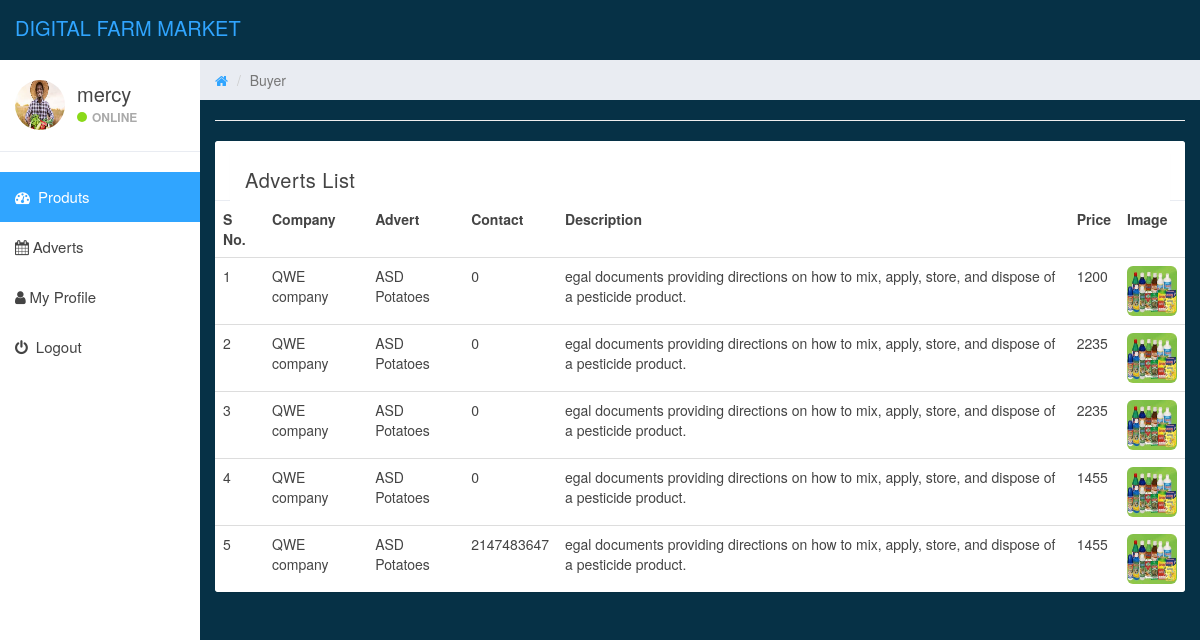
Page /buyer/adverts.php (signed in) on the committed database.
### tables this page shows
CREATE TABLE `buyer` (
  `id` int(33) NOT NULL,
  `buyerid` int(11) NOT NULL,
  `user_name` text NOT NULL,
  `password` varchar(12) NOT NULL,
  `Phone_no` int(12) NOT NULL,
  `Gender` text NOT NULL,
  `location` text NOT NULL
);

CREATE TABLE `adverts` (
  `id` int(33) NOT NULL,
  `company` text NOT NULL,
  `advertImage` varchar(33) NOT NULL,
  `advert` text NOT NULL,
  `contact` int(12) NOT NULL,
  `Description` varchar(233) NOT NULL,
  `Price` int(33) NOT NULL
);

### buyer/adverts.php (the view, shortened to what this page needs)
<?php
include('../includes/dbconnect.php');
  ?>
<!DOCTYPE html>
<html>
<head>
	<link href="../css/bootstrap.min.css" rel="stylesheet">
	<link href="../css/font-awesome.min.css" rel="stylesheet">
	<link href="../css/datepicker3.css" rel="stylesheet">
	<link href="../css/styles.css" rel="stylesheet">
</head>
<body>
	<?php include_once('../includes/header.php');?>
	<?php include_once('../includes/sidebarBUYER.php');?>
	<div class="col-sm-9 col-sm-offset-3 col-lg-10 col-lg-offset-2 main">
		<div class="row">
			<ol class="breadcrumb">
				<li><a href="#">
					<em class="fa fa-home"></em>
				</a></li>
				<li class="active">Buyer</li>
			</ol>
		</div>
	<div class="row ">
			<div class="col-lg-12 ">
		<hr/>
    <div class="panel panel-default">
        <div class="panel-heading">
            <h4 class="modal-title" id="myModalLabel">
			<div class="panel panel-primary">
			<div class="panel-heading">
			Adverts List
			</div>
			</div>
			</h4>
     </div>
         <table class="table table-dark table-hover">
                <tr><th>S No.</th>
            <th>Company</th>
            <th>Advert</th>
            <th>Contact</th>
            <th>Description</th>
            <th>Price</th>
            <th>Image</th>
                </tr>
<?php
$ret=mysqli_query($con,"select * from adverts ");
$cnt=1;
while ($row=mysqli_fetch_array($ret)) {
?>
        <tr><td><?php echo $cnt;?></td>
       	<td><?php echo $row ['company'];?></td>
        <td><?php echo $row ['advert'];?></td>
        <td><?php echo $row ['contact'];?></td>
        <td><?php echo $row ['Description'];?></td>
        <td><?php echo $row ['Price'];?></td>
        <td width="50"><img src="<?php echo $row['advertImage']; ?>" width="50" height="50" class="img-rounded"></td>
                </tr>
<?php
$cnt=$cnt+1;
}?>
                 </table>
                        </div>
                    </div>
            </div>
        </div>
						<div class="col-md-12">
						</div>
</body>
</html>

### includes/sidebarBUYER.php (shortened to what this page needs)
<div id="sidebar-collapse" class="col-sm-3 col-lg-2 sidebar">
        <div class="profile-sidebar">
            <div class="profile-userpic">
                <img src="../farmer.jpg" class="img-responsive" alt="">
            </div>
            <div class="profile-usertitle">
    <?php
$uid=$_SESSION['buyerid'];
$ret=mysqli_query($con,"select user_name from buyer where id='$uid'");
$row=mysqli_fetch_array($ret);
$name=$row['user_name'];
?>
                <div class="profile-usertitle-name"><?php echo $name; ?></div>
                <div class="profile-usertitle-status"><span class="indicator label-success"></span>Online</div>
            </div>
        </div>
        <ul class="nav menu">
            <li class="active"><a href="products.php"><em class="fa fa-dashboard">&nbsp;</em> Produts</a></li>
           <li class=""><a href="adverts.php"><em class="fa fa-calendar">&nbsp;</em>Adverts</a></li>
            <li><a href="user-profile.php"><em class="fa fa-user">&nbsp;</em>My Profile</a></li>
            <li><a href="../logout.php"><em class="fa fa-power-off">&nbsp;</em> Logout</a></li>
        </ul>
    </div>

### css/styles.css (style rules this page uses)
body { background: #063146; padding-top: 60px; font-size: 14px; color: #444444; font-family: "Montserrat", "Helvetica Neue", Helvetica, Arial, sans-serif; }
a, a:hover, a:focus { color: #30a5ff; }
h1, h2, h3, h4, h5, h6 { color: #444444; }
h3, h4 { font-weight: 300; }
.label-success { background-color: #8ad919; }
.panel { border: 0; }
.panel-primary > .panel-heading { background-color: #30a5ff; color: #fff; border: none; }
.panel-heading { font-size: 20px; font-weight: 300; letter-spacing: 0.025em; height: 60px; line-height: 38px; }
.panel-default .panel-heading { background: #fff; border-bottom: 1px solid #e9ecf2; color: #444444; }
.sidebar { display: block; padding: 0; display: none; box-shadow: none; background: #fff; }
.sidebar ul { margin: 20px 0px; }
@media (min-width: 768px) { .sidebar { display: block; position: fixed; top: 60px; bottom: 0; left: 0; z-index: 1000; display: block; margin: 0; padding: 0; overflow-x: hidden; overflow-y: auto; } }
.sidebar ul.nav .active a, .sidebar ul.nav li.parent a.active, .sidebar ul.nav .active > a:hover, .sidebar ul.nav li.parent a.active:hover, .sidebar ul.nav .active > a:focus, .sidebar ul.nav li.parent a.active:focus { color: #fff; background-color: #30a5ff; }
.sidebar ul.nav li a { height: 50px; font-size: 15px; line-height: 2em; color: #444444; }
.profile-sidebar { padding: 10px 0; border-bottom: 1px solid #e9ecf2; }
.indicator { width: 10px; height: 10px; display: inline-block; border-radius: 9999px; margin-right: 5px; }
.profile-userpic img { float: left; margin: 10px 0px 0px 15px; width: 50px; height: 50px; border-radius: 9999px !important; }
.profile-usertitle { float: left; text-align: left; margin: 10px 0 0 12px; }
.profile-usertitle-name { font-size: 20px; margin-bottom: 0px; }
.profile-usertitle-status { text-transform: uppercase; color: #AAA; font-size: 12px; font-weight: 600; margin-bottom: 15px; }
.breadcrumb { border-radius: 0; padding: 10px 15px 10px 15px; background: #e9ecf2; margin: 0; }
.table { background: #fff; }

### rows in the picture
buyer: user_name "mercy"
adverts: company "QWE company", advert "ASD Potatoes", contact "0", Description "egal documents providing directions on how to mix, apply, store, and dispose of a pesticide product.", Price "1200", advertImage (picture)
adverts: company "QWE company", advert "ASD Potatoes", contact "0", Description "egal documents providing directions on how to mix, apply, store, and dispose of a pesticide product.", Price "2235", advertImage (picture)
adverts: company "QWE company", advert "ASD Potatoes", contact "0", Description "egal documents providing directions on how to mix, apply, store, and dispose of a pesticide product.", Price "2235", advertImage (picture)
adverts: company "QWE company", advert "ASD Potatoes", contact "0", Description "egal documents providing directions on how to mix, apply, store, and dispose of a pesticide product.", Price "1455", advertImage (picture)
adverts: company "QWE company", advert "ASD Potatoes", contact "2147483647", Description "egal documents providing directions on how to mix, apply, store, and dispose of a pesticide product.", Price "1455", advertImage (picture)
